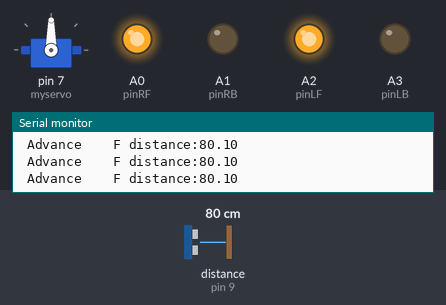
The sketch below on a simulated Arduino Uno, built with avr-gcc and run on an emulated ATmega328P. Shown: servo, output pins drawn as LEDs (lit = HIGH), the last lines printed to the serial monitor. Wiring (inferred from the names in the program): ultrasonic range finder: trigger pin 8; echo pin 9. The inputs (shaded band) are chosen by the test bench; at power-on: distance to the obstacle (sensor on pin 9) 80 cm. The echo pulse lasts 58.3 µs per cm; pins used as bus, display or sensor lines are not drawn.

Above: at 1.2 s.
1.3 s: distance to the obstacle (sensor on pin 9) set to 28 cm
2.8 s: distance to the obstacle (sensor on pin 9) set to 24 cm
At 3.3 s:
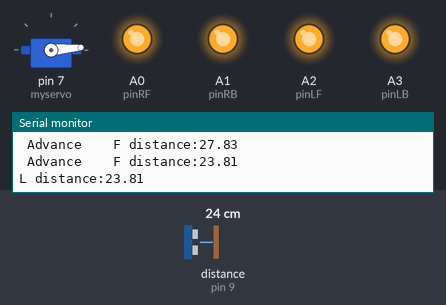
At 4.5 s:
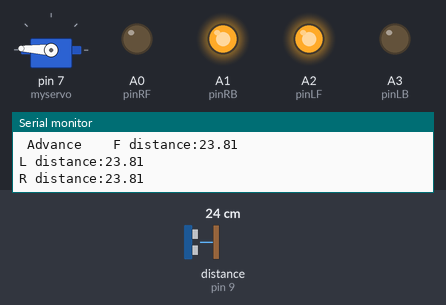
5.8 s: distance to the obstacle (sensor on pin 9) set to 2 cm
At 8.4 s:
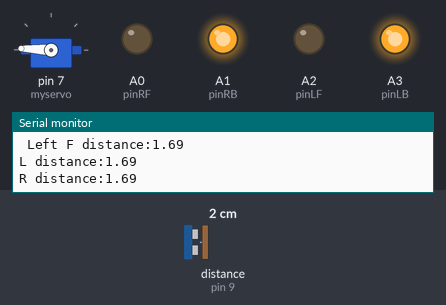
8.8 s: distance to the obstacle (sensor on pin 9) set to 18 cm
11.8 s: distance to the obstacle (sensor on pin 9) set to 4 cm
Timing chart, 0 to 15.8 s (numbered marks = the images above; inputs shaded):
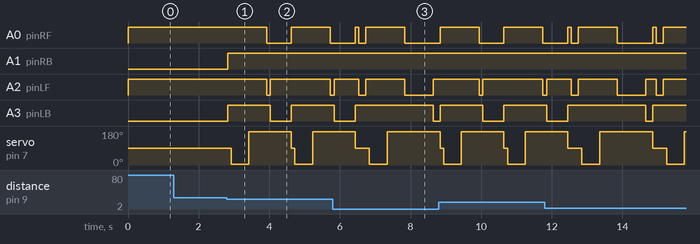

The sketch:

Autonomous_obstacle_avoidance.ino
```cpp
//Evitación de obstáculos Autonomouse (ARDUINO)
//    L = Izquierda
//    R = Derecha
//    F = Adelante
//    B = Atras

#include <Servo.h>
int pinLB=A3;     // Direccion de Izquierda hacia atras
int pinLF=A2;      // Direccion de Izquierda hacia delante

int pinRB=A1;    // Direccion de Derecha hacia atras
int pinRF=A0;    // Direccion de Derecha hacia delante

int inputPin = 9;  // Posición de recepción de la señal ultrasónica
int outputPin =8;  // Definir la posición del transmisor de señal ultrasónica

int Fspeedd = 0;      // Velocidad de avance
int Rspeedd = 0;      // Velocidad hacia la derecha
int Lspeedd = 0;      // Velocidad hacia la Izquierda
int directionn = 0;   // F=8 B=2 L=4 R=6
Servo myservo;        // Configurar mi servo
int delay_time = 250; // servo motor turn back delay time

int Fgo = 8;         // forward
int Rgo = 6;         // turn right
int Lgo = 4;         // turn left
int Bgo = 2;         // turn back

void setup()
 {
  Serial.begin(9600);     // Define motor output pin
  pinMode(pinLB,OUTPUT);
  pinMode(pinLF,OUTPUT);
  pinMode(pinRB,OUTPUT);
  pinMode(pinRF,OUTPUT);

  pinMode(inputPin, INPUT);    // Ultrasonic input pin
  pinMode(outputPin, OUTPUT);  // Ultrasonic output pin

  myservo.attach(7);    // Define servo motor output 7 pin position
 }
void advance(int a)     // forward
    {
     digitalWrite(pinRB,LOW);  // Make motor (right rear) action
     digitalWrite(pinRF,HIGH);
     digitalWrite(pinLB,LOW);  // Make motor (left rear) action
     digitalWrite(pinLF,HIGH);
     delay(a * 100);
    }

void right(int b)        //turn right
    {
     digitalWrite(pinRB,LOW);   //Make motor (right rear) action
     digitalWrite(pinRF,HIGH);
     digitalWrite(pinLB,HIGH);
     digitalWrite(pinLF,HIGH);
     delay(b * 100);
    }
void left(int c)         //turn left
    {
     digitalWrite(pinRB,HIGH);
     digitalWrite(pinRF,HIGH);
     digitalWrite(pinLB,LOW);   //Make motor (left rear) action
     digitalWrite(pinLF,HIGH);
     delay(c * 100);
    }
void turnR(int d)        //turn right
    {
     digitalWrite(pinRB,LOW);  //Make motor (right rear) action
     digitalWrite(pinRF,HIGH);
     digitalWrite(pinLB,HIGH);
     digitalWrite(pinLF,LOW);  //Make motor (left rear) action
     delay(d * 100);
    }
void turnL(int e)        //turn left
    {
     digitalWrite(pinRB,HIGH);
     digitalWrite(pinRF,LOW);   //Make motor (right front) action
     digitalWrite(pinLB,LOW);   //Make motor (left rear) action
     digitalWrite(pinLF,HIGH);
     delay(e * 100);
    }
void stopp(int f)         //stop
{
     digitalWrite(pinRB,HIGH);
     digitalWrite(pinRF,HIGH);
     digitalWrite(pinLB,HIGH);
     digitalWrite(pinLF,HIGH);
     delay(f * 100);
    }
void back(int g)          //turn back
    {

     digitalWrite(pinRB,HIGH);  //Make motor (right rear) action
     digitalWrite(pinRF,LOW);
     digitalWrite(pinLB,HIGH);  //Make motor (left rear) action
     digitalWrite(pinLF,LOW);
     delay(g * 100);
    }

void detection()        //Measuring 3 angles (0.90.179)
    {
      int delay_time = 250;   // servo motor turn back delay time
      ask_pin_F();            // Read ahead distance

     if(Fspeedd < 10)         // If the distance is less than 10 cm in front
      {
      stopp(1);               // Clear output data
      back(2);                // Back 0.2 seconds
      }

      if(Fspeedd < 25)         // If the distance is less than 25 cm in front
      {
        stopp(1);               // Clear output data
        ask_pin_L();            // Read from the left
        delay(delay_time);      // Wait for servo motor stability
        ask_pin_R();            // Read the right distance
        delay(delay_time);      // Wait for servo motor stability

        if(Lspeedd > Rspeedd)   //If the left distance is greater than the right distance
        {
         directionn = Rgo;      //Go to the right
        }

        if(Lspeedd <= Rspeedd)   //If the left distance is less than or equal to the right distance
        {
         directionn = Lgo;      //Go to the left
        }

        if (Lspeedd < 10 && Rspeedd < 10)   //If the distance between the left and the right is less than 10 cm.

        {
         directionn = Bgo;      //Go back
        }
      }
      else                      //If the front is not smaller than (greater than) 25 cm
      {
        directionn = Fgo;        //Go forward
      }

    }
void ask_pin_F()   // Distance ahead
    {
      myservo.write(90);
      digitalWrite(outputPin, LOW);   // Let ultrasonic launch low voltage 2μs
      delayMicroseconds(2);
      digitalWrite(outputPin, HIGH);  // Let the ultrasonic wave high voltage 10μs，here is at least 10μs
      delayMicroseconds(10);
      digitalWrite(outputPin, LOW);    // Maintain low voltage transmission of ultrasonic
      float Fdistance = pulseIn(inputPin, HIGH);  // Difference time difference
      Fdistance= Fdistance/5.8/10;       // Transfer time to distance (unit: cm)
      Serial.print("F distance:");      //Output distance (unit: cm)
      Serial.println(Fdistance);         //Display distance
      Fspeedd = Fdistance;              // Read the distance to Fspeedd (the front speed)
    }
 void ask_pin_L()   // Distance to the left
    {
      myservo.write(5);
      delay(delay_time);
      digitalWrite(outputPin, LOW);   // Let the ultrasonic launch low voltage 2μs
      delayMicroseconds(2);
      digitalWrite(outputPin, HIGH);  // Let the ultrasonic wave transmit high voltage10μs，Here at least 10μs
      delayMicroseconds(10);
      digitalWrite(outputPin, LOW);    // Maintain low voltage transmission of ultrasonic
      float Ldistance = pulseIn(inputPin, HIGH);  // Difference time difference
      Ldistance= Ldistance/5.8/10;       // Transfer time to distance (unit: cm)
      Serial.print("L distance:");       //Output distance (unit: cm)
      Serial.println(Ldistance);         //Display distance
      Lspeedd = Ldistance;              // Read distance into Lspeedd (left speed
    }
void ask_pin_R()   // Measure out the right distance
    {
      myservo.write(177);
      delay(delay_time);
      digitalWrite(outputPin, LOW);   // Let the ultrasonic launch low voltage 2μs
      delayMicroseconds(2);
      digitalWrite(outputPin, HIGH);  // Let the ultrasonic wave transmit high voltage10μs，Here at least 10μs
      delayMicroseconds(10);
      digitalWrite(outputPin, LOW);    // Maintain low voltage transmission of ultrasonic
      float Rdistance = pulseIn(inputPin, HIGH);  // Difference time difference
      Rdistance= Rdistance/5.8/10;       // Transfer time to distance (unit: cm)
      Serial.print("R distance:");       //Output distance (unit: cm)
      Serial.println(Rdistance);         //Display distance
      Rspeedd = Rdistance;              // Read distance into Rspeedd (right speed)
    }

void loop()
 {
    myservo.write(90);  //Allow the servo motor to return to the ready position for the next measurement.
    detection();        //Measure the angle and determine which direction to move

   if(directionn == 2)  //If directionn (direction) = 2 (reverse)
   {
     back(8);                    //  Regression (car)
     turnL(2);                   //Slightly to the left (to prevent mobile card in dead end Lane)
     Serial.print(" Reverse ");   //Display direction (backward)
   }
   if(directionn == 6)           //If directionn (direction) = 6 (right turn)
   {
     back(1);
     turnR(6);                   // turn right
     Serial.print(" Right ");    //Display direction (left turn)
   }
   if(directionn == 4)          //If directionn (direction) = 4 (left turn)
   {
     back(1);
     turnL(6);                  // turn left
     Serial.print(" Left ");     //Display direction (right turn)
   }
   if(directionn == 8)          //If directionn (direction) = 8 (forward)
   {
    advance(1);                 // Normal advance
    Serial.print(" Advance ");   //Display direction (forward)
    Serial.print("   ");
   }
 }
```

Measured:
- the behaviour switches between 26 and 25 cm on distance to the obstacle (sensor on pin 9) (found by bisection; images 0 and 1)
- after the input at 2.8 s, A0 (pinRF): HIGH → LOW after 1.1 s, → HIGH 0.70 s later, → LOW 1.1 s later; A1 (pinRB): LOW → HIGH at once
